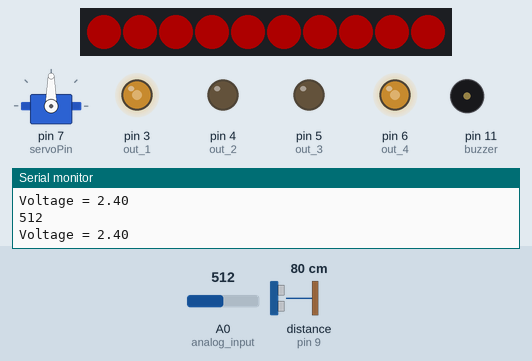
A sketch run on a simulated Arduino Nano, built with avr-gcc and run on an emulated ATmega328P. Parts: servo, 10 RGB LEDs in strip order, left to right, output pins drawn as LEDs (lit = HIGH), buzzer (waves = sounding), the last lines printed to the serial monitor. Wiring (inferred from the names in the program): ultrasonic range finder: trigger pin 10; echo pin 9. The inputs (shaded band) are chosen by the test bench; at power-on: A0 (analog_input) = 512, distance to the obstacle (sensor on pin 9) 80 cm. The echo pulse lasts 58.3 µs per cm; dim RGB values are drawn brighter than linear; pins used as bus, display or sensor lines are not drawn.

Above: at 3.3 s.
3.4 s: A0 (analog_input) set to 883
At 5.4 s:
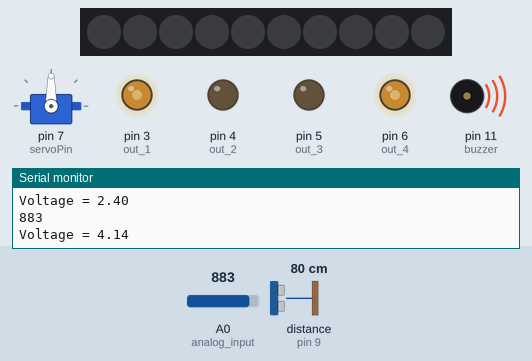
6.7 s: A0 (analog_input) set to 903
At 8.1 s:
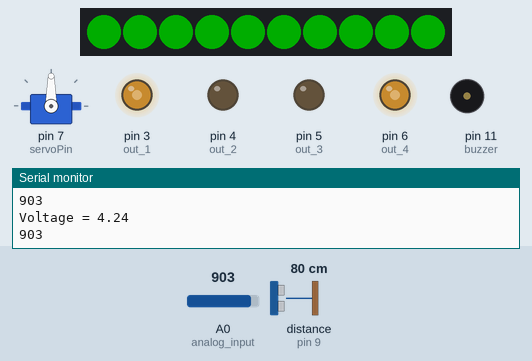
10.0 s: distance to the obstacle (sensor on pin 9) set to 34 cm
13.3 s: distance to the obstacle (sensor on pin 9) set to 30 cm
At 15.6 s:
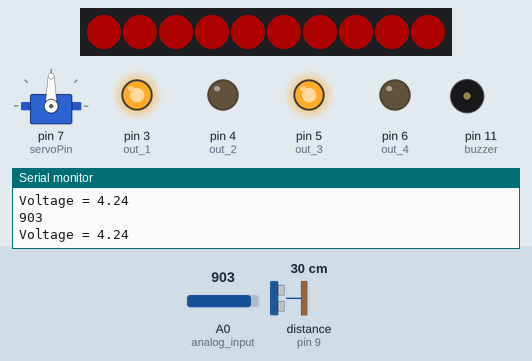
At 16.9 s:
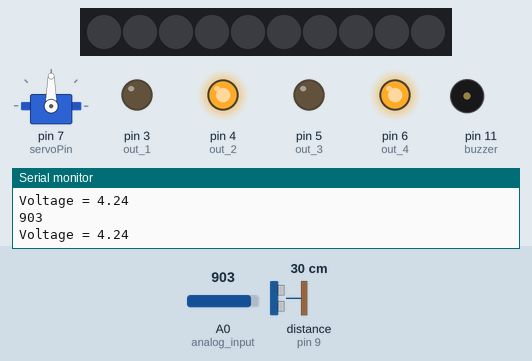
19.0 s: A0 (analog_input) set to 716
25.8 s: A0 (analog_input) set to 900
Timing chart, 0 to 31.0 s (numbered marks = the images above; inputs shaded):
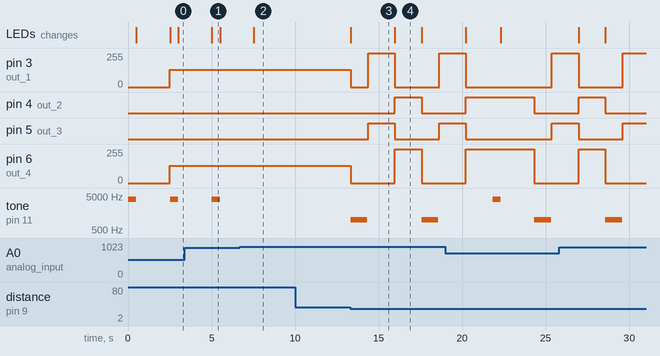

The sketch:

crash_bot_v3.ino
```cpp
//libraries
#include "FastLED.h"
#include <Servo.h>
//LED params
#define DATA_PIN    7
#define LED_TYPE    WS2811
#define COLOR_ORDER GRB
#define NUM_LEDS    10
#define BRIGHTNESS  50
CRGB leds[NUM_LEDS];

const int enable = 2;
const int out_1 = 3;
const int out_2 = 4;
const int out_3 = 5;
const int out_4 = 6;
const int servoPin = 7;
const int buzzer = 11;
const int ir_sense = A7;
const int trigPin = 10;
const int echoPin = 9;
long duration;
int distance;
int analog_input = A0;
Servo Servo1;
int value;
int count = 0;
float volt;

void setup() {
  //led setup
  FastLED.setMaxPowerInVoltsAndMilliamps(5, 500);
  FastLED.addLeds<LED_TYPE,DATA_PIN,COLOR_ORDER>(leds, NUM_LEDS).setCorrection(TypicalLEDStrip);
  FastLED.setBrightness(BRIGHTNESS);

  //pins
  pinMode(out_1, OUTPUT);
  pinMode(out_2, OUTPUT);
  pinMode(out_3, OUTPUT);
  pinMode(out_4, OUTPUT);

  pinMode(trigPin, OUTPUT);
  pinMode(echoPin, INPUT);
  pinMode(buzzer, OUTPUT);
  pinMode(ir_sense, INPUT);
  pinMode(analog_input, INPUT);

  Serial.begin(9600);
  Servo1.attach(servoPin);
}

void loop() {
  green();
  volt = voltage(analogRead(analog_input));
  if (volt <= 4.2)low_voltage();
  distance = ultrasonic();
  //Serial.println(distance);
  if ((distance <= 30)&&(distance !=0))detected();
  else if (distance >= 31) left();
}

//light modes:
void flash(){
  fill_solid( leds, NUM_LEDS, CRGB(255,255,255));
  FastLED.show();
  delay(20);
  fill_solid( leds, NUM_LEDS, CRGB(0,0,0));
  FastLED.show();
  delay(20);
}

void red(){
  fill_solid( leds, NUM_LEDS, CRGB(255,0,0));
  FastLED.show();
}

void orange(){
  fill_solid( leds, NUM_LEDS, CRGB(0,0,0));
  FastLED.show();
}

void green(){
  fill_solid( leds, NUM_LEDS, CRGB(0,255,0));
  FastLED.show();
}

void low_voltage(){
  orange();
  tone(buzzer, 4000, 500);
  delay(500);
  noTone(buzzer);
  red();
  delay(2000);
}

float voltage(int sensorValue){
  //int sensorValue = analogRead(analog_input);
  float voltage = sensorValue * (4.8/1023.0);
  Serial.println(sensorValue);
  Serial.print("Voltage = ");
  Serial.println(voltage);
  return voltage;
}

int ultrasonic(){
  digitalWrite(trigPin, LOW);
  delayMicroseconds (2);
  digitalWrite(trigPin, HIGH);
  delayMicroseconds (10);
  digitalWrite(trigPin, LOW);
  duration = pulseIn(echoPin, HIGH);
  distance = duration*0.034/2;
  delayMicroseconds (2);
  return distance;
}

void detected(){
  Stop();
  red();
  tone(11, 1000, 1000);
  delay(1000);
  distance = ultrasonic();
  if (distance <= 40){
     flash();
     red();
     ahead();
     delay(1600);
     orange();
     back();
     delay(1600);
  }
  return;
}

void Stop(){
  digitalWrite(out_1, LOW);
  digitalWrite(out_2, LOW);
  digitalWrite(out_3, LOW);
  digitalWrite(out_4,LOW);
}
void ahead(){
  digitalWrite(out_1, HIGH);
  digitalWrite(out_2, LOW);
  digitalWrite(out_3, HIGH);
  digitalWrite(out_4,LOW);
}

void back(){
  digitalWrite(out_1, LOW);
  digitalWrite(out_2, HIGH);
  digitalWrite(out_3, LOW);
  digitalWrite(out_4,HIGH);
}

void left(){
  analogWrite(out_1, 130);
  analogWrite(out_2, 0);
  analogWrite(out_3, 0);
  analogWrite(out_4, 130);
}

void right(){
  analogWrite(out_1, 0);
  analogWrite(out_2, 130);
  analogWrite(out_3, 130);
  analogWrite(out_4, 0);
}
```

Measured:
- the behaviour switches between 895 and 896 on A0 (analog_input) (found by bisection; images 1 and 2)
- the behaviour switches between 32 and 31 cm on distance to the obstacle (sensor on pin 9) (found by bisection; images 2 and 3)
- after the input at 6.7 s, tone on pin 11 (buzzer): stays silent (without the input it goes to 4000 Hz after 0.83 s); the LEDs: change after 0.83 s (image 2)
- after the input at 13.3 s, pin 3 (out_1): 130/255 → 0/255 at once, → 255/255 1.0 s later, → 0/255 1.6 s later, → 255/255 2.6 s later; pin 4 (out_2): LOW → HIGH after 2.7 s, → LOW 1.6 s later
- by itself, tone on pin 11 (buzzer): alternates 4000 Hz for 0.50 s and silent for 2.0 s
- what the display in image 1 shows lasts 0.5 s, from 5.0 s to 5.5 s
- what the display in image 3 shows lasts 2.7 s, from 13.3 s to 16.0 s
